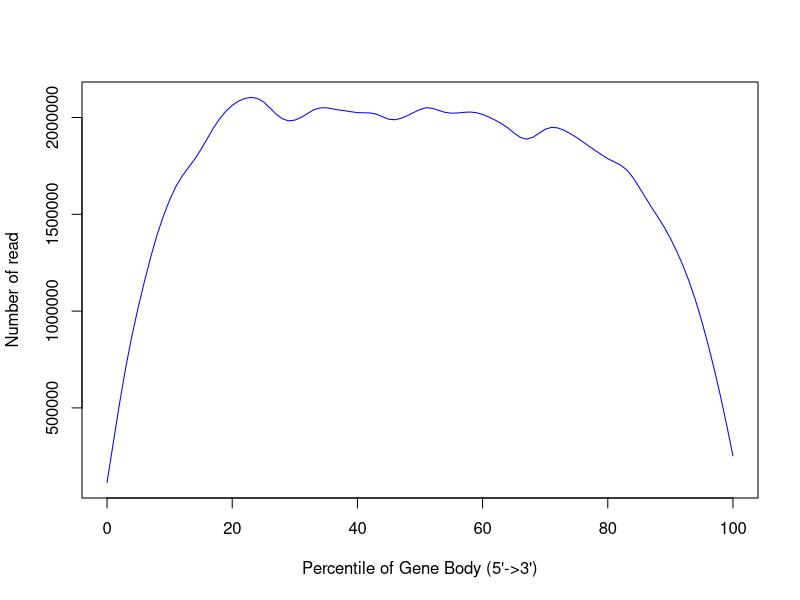

This figure's R source:
png('/rds/user/is460/hpc-work/muscle-rnaseq/ezbamqc/output/figs/srpk3_wt_ttnb_wt_5.geneBodyCoverage.png',width=500,height=500,units='px')
x=c(0,1,2,3,4,5,6,7,8,9,10,11,12,13,14,15,16,17,18,19,20,21,22,23,24,25,26,27,28,29,30,31,32,33,34,35,36,37,38,39,40,41,42,43,44,45,46,47,48,49,50,51,52,53,54,55,56,57,58,59,60,61,62,63,64,65,66,67,68,69,70,71,72,73,74,75,76,77,78,79,80,81,82,83,84,85,86,87,88,89,90,91,92,93,94,95,96,97,98,99,100)
y=c(110589,306183,524109,737861,881387,1010581,1140025,1293759,1399899,1488589,1561158,1660161,1718085,1720957,1767761,1845046,1873691,1956102,2006033,2024300,2069245,2080087,2087108,2120837,2089026,2097875,2060254,2005403,1979609,1981269,1984719,2001176,2007855,2056395,2058059,2057148,2030907,2030328,2049557,2028476,2015408,2016845,2030797,2039770,2003046,1974868,1980168,1999747,2012488,2020175,2038522,2065796,2065215,2020581,2019166,2020965,2018063,2032208,2029589,2030505,2014278,2002561,1981339,1970099,1955966,1939710,1876937,1869485,1894682,1914827,1952451,1966673,1943676,1927558,1913466,1902126,1875419,1845772,1830891,1813045,1785198,1742963,1772208,1748145,1694476,1633054,1586728,1522346,1485428,1445383,1374670,1306906,1235746,1152964,1062330,952928,823307,700225,569551,418235,239584)
smoothsp = smooth.spline(x,y,spar=0.35)
plot(smoothsp,type="l",col="blue",xlab="Percentile of Gene Body (5'->3')",ylab="Number of read",xlim=c(0,100))
dev.state = dev.off()
